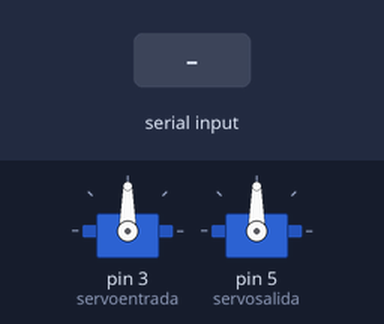
This sketch was run on a simulated Arduino Uno, built with avr-gcc and run on an emulated ATmega328P. Shown: 2 × servo. Inputs (shaded band) come from the test bench.

Above: at 1.2 s.
1.3 s: "E" received over Serial
At 2.1 s:
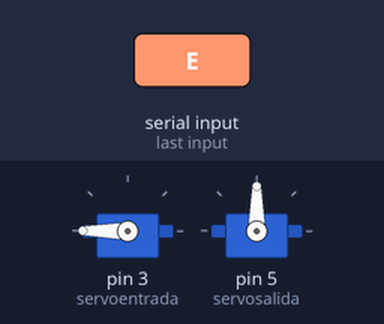
At 7.1 s:
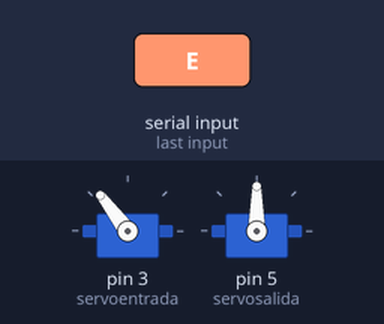
Timing chart, 0 to 8.6 s (numbered marks = the images above; inputs shaded):
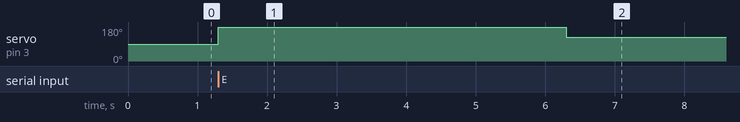

Measured:
- after the input at 1.3 s, servo on pin 3 (servoentrada): 90° → 180° at once, → 127° 5.0 s later

The sketch:

SERVOultimo.ino
```cpp
#include <Servo.h>

Servo servoentrada;
Servo servosalida;

void setup() {
  servoentrada.attach(3);
  servosalida.attach(5);
  Serial.begin(9600);
}

void loop() {
  if (Serial.available() > 0) {
    char command = Serial.read();
    if (command == 'E') { // Comando para entrada
      // Abrir barrera de entrada
      servoentrada.write(217);  // Mueve el servomotor a la posición de apertura
      delay(5000);              // Mantiene la barrera abierta por 5 segundos
      servoentrada.write(127);  // Mueve el servomotor a la posición de cerrado
    } else if (command == 'S') { // Comando para salida
      // Abrir barrera de salida
      servosalida.write(0);      // Mueve el servomotor a la posición de apertura
      delay(5000);               // Mantiene la barrera abierta por 5 segundos
      servosalida.write(88);     // Mueve el servomotor a la posición de cerrado
    } else if (command == 'D') { // Comando para denegar acceso
      // Mantener cerrada la barrera
      servoentrada.write(127);   // Asegurar que la barrera de entrada está cerrada
      servosalida.write(88);     // Asegurar que la barrera de salida está cerrada
    }
  }
}
```
